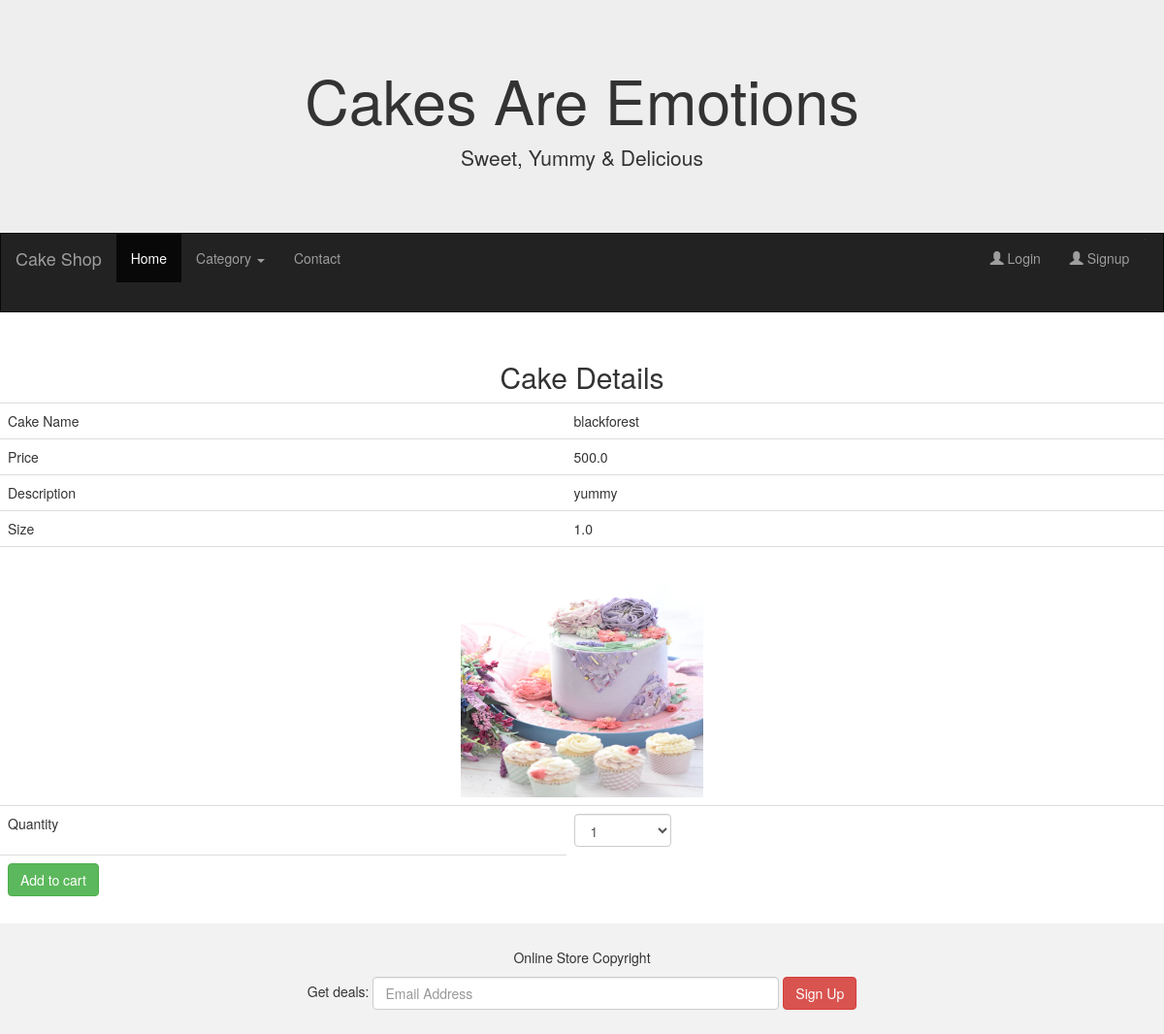
Screenshot of /viewDetails/1 with the database file from the repository.
### adminApp/models.py (models this page shows)
class Product(models.Model):
    pname = models.CharField(max_length=20)
    price = models.FloatField(default=200)
    description = models.CharField(max_length=50)
    size = models.FloatField(default=1)
    quantity = models.IntegerField()
    image = models.ImageField(default = 'abc.jpg',upload_to = "Images")
    cat = models.ForeignKey(to='Category', on_delete=models.CASCADE)
    class Meta:
        db_table = "Product"

### userApp/views.py (the view)
# urls.py: path('viewDetails/<id>',views.cakeDetails),
def cakeDetails(request,id):
    cake = Product.objects.get(id = id)
    cats = Category.objects.all()
    return render(request,"cakeDetails.html",{"cake":cake,"cats":cats,})

### userApp/templates/cakeDetails.html (shortened to what this page needs)
{%extends "homepage.html"%}
{%block content%}
<center>
    <h2> Cake Details </h2>
    <form method="post" action="/addtocart">
    <table class="table">
        <tr><td> Cake Name </td><td>{{cake.pname}}</td></tr>
        <tr> <td> Price </td><td> {{cake.price}}</td></tr>
        <tr><td> Description </td><td> {{cake.description}}</td></tr>
        <tr><td>Size </td><td>{{cake.size}}</td></tr>
        <tr><td colspan="2" align="center"> <img src="{{cake.image.url}}" height="250" width="250"/></td></tr>
        <tr> <td> Quantity </td>
        <td> <select name="qty" class="form-control" style="width:100px">
            <option>1</option>
        </select> </td></tr>
       <tr><Td>  <button type="submit" class="btn btn-success"> Add to cart</button></Td></tr>
    </table>
</form>
</center>
{%endblock%}

### userApp/templates/homepage.html (shortened to what this page needs)
<!DOCTYPE html>
<html lang="en">
<head>
  <link rel="stylesheet" href="https://maxcdn.bootstrapcdn.com/bootstrap/3.4.1/css/bootstrap.min.css">
</head>
<body>
<div class="jumbotron">
  <div class="container text-center">
    <h1>Cakes Are Emotions </h1>
    <p>Sweet, Yummy & Delicious </p>
  </div>
</div>
<nav class="navbar navbar-inverse">
  <div class="container-fluid">
    <div class="navbar-header">
      {%if "uname" in request.session%}
      <a class="navbar-brand" href="#">Welcome {{request.session.uname}}</a>
      {%else%}
      <a class="navbar-brand" href="#">Cake Shop</a>
      {%endif%}
    </div>
    <div class="collapse navbar-collapse" id="myNavbar">
      <ul class="nav navbar-nav">
        <li class="active"><a href="/">Home</a></li>
        <li class="dropdown">
          <a class="dropdown-toggle" data-toggle="dropdown" href="#">Category
          <span class="caret"></span></a>
          <ul class="dropdown-menu">
            {%for cat in cats%}
            <li><a href="/showcakes/{{cat.id}}">{{cat.category_name}}</li>
              {%endfor%}
          </ul>
        <li><a href="#">Contact</a></li>
      </ul>
      <ul class="nav navbar-nav navbar-right">
        {%if "uname" in request.session%}
        <li><a href="/showAll"><span class="glyphicon glyphicon-shopping-cart"></span> Cart</a></li>
        <li><a href="/logout"><span class="glyphicon glyphicon-user"></span> Logout </a></li>`
        {%else%}
        <li><a href="/login"><span class="glyphicon glyphicon-user"></span> Login </a></li>`
        <li><a href="/signup"><span class="glyphicon glyphicon-user"></span> Signup </a></li>
        {%endif%}
      </ul>
    </div>
  </div>
</nav>
{%block content%}{%endblock%}
<footer class="container-fluid text-center">
  <p>Online Store Copyright</p>
  <form class="form-inline">Get deals:
    <input type="email" class="form-control" size="50" placeholder="Email Address">
    <button type="button" class="btn btn-danger">Sign Up</button>
  </form>
</footer>
</body>
</html>

### userApp/templates/homepage.html (style rules this page uses)
.navbar { margin-bottom: 50px; border-radius: 0; }
.jumbotron { margin-bottom: 0; }
footer { background-color: #f2f2f2; padding: 25px; }

### rows the page displays
Product: pname "blackforest", price "500.0", description "yummy", size "1.0", image (picture)
